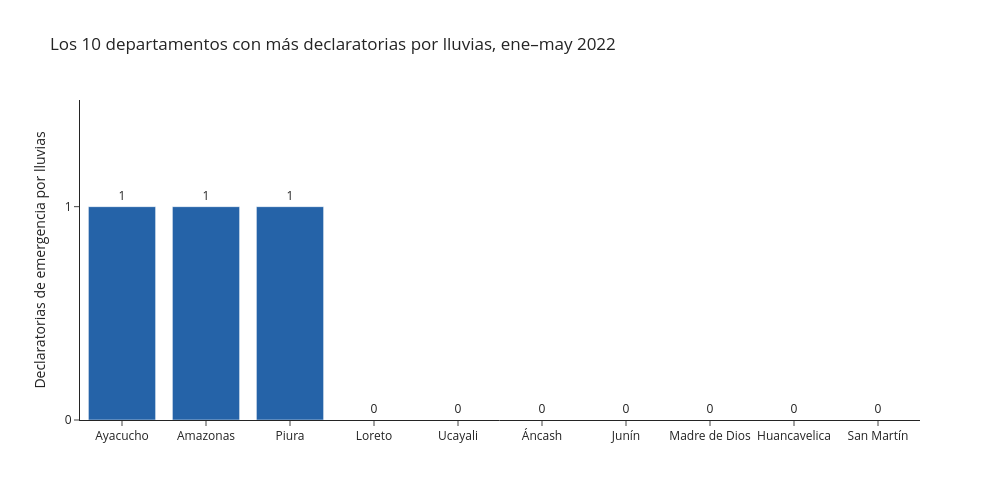

Write notebook code for a chart like this one.
### Markdown cell above
# Para el gráfico de barras ordenamos por declaratorias y, si hay empate, por lluvia. Como en 2022 **solo 3 departamentos tienen alguna declaratoria**, los otros 7 del "top 10" tienen 0. Los mostramos igual, porque eso también es un resultado: los departamentos más lluviosos no recibieron declaratorias.

### Code cell
top10 = (tabla_final.sort_values(["declaratorias", "lluvia_total_mm"], ascending=[False, False])
         .head(10))

fig2 = px.bar(
    top10, x="departamento", y="declaratorias", text="declaratorias",
    hover_data={"lluvia_total_mm": True, "prorrogas": True},
    labels={"departamento": "", "declaratorias": "Declaratorias de emergencia por lluvias"},
    title="Los 10 departamentos con más declaratorias por lluvias, ene–may 2022",
)
fig2.update_traces(marker_color=COLOR, textposition="outside")
fig2.update_layout(template="simple_white", height=500, width=1000,
                   yaxis=dict(dtick=1, range=[0, top10["declaratorias"].max() + 0.5]))
fig2.show()
fig2.write_image("graficos/top10_declaratorias.png", scale=2)
display(Image("graficos/top10_declaratorias.png", width=900))

### Figure 1 — Plotly figure (JSON) as saved in the notebook; plotly's stock layout.template omitted (floating-point values rounded to 4 significant figures)
{"data": [{"customdata": [[485.1, 0.0], [436.5, 0.0], [89.2, 0.0], [1582.0, 0.0], [1289.0, 0.0], [975.3, 0.0], [910.4, 0.0], [908.0, 0.0], [803.8, 0.0], [789.8, 0.0]], "hovertemplate": "=%{x}<br>Declaratorias de emergencia por lluvias=%{text}<br>lluvia_total_mm=%{customdata[0]}<br>prorrogas=%{customdata[1]}<extra></extra>", "legendgroup": "", "marker": {"color": "#2563a8", "pattern": {"shape": ""}}, "name": "", "orientation": "v", "showlegend": false, "text": [1.0, 1.0, 1.0, 0.0, 0.0, 0.0, 0.0, 0.0, 0.0, 0.0], "textposition": "outside", "type": "bar", "x": ["Ayacucho", "Amazonas", "Piura", "Loreto", "Ucayali", "Áncash", "Junín", "Madre de Dios", "Huancavelica", "San Martín"], "xaxis": "x", "y": [1, 1, 1, 0, 0, 0, 0, 0, 0, 0], "yaxis": "y"}], "layout": {"barmode": "relative", "height": 500, "legend": {"tracegroupgap": 0}, "title": {"text": "Los 10 departamentos con más declaratorias por lluvias, ene–may 2022"}, "width": 1000, "xaxis": {"anchor": "y", "domain": [0.0, 1.0], "title": {"text": ""}}, "yaxis": {"anchor": "x", "domain": [0.0, 1.0], "dtick": 1, "range": [0, 1.5], "title": {"text": "Declaratorias de emergencia por lluvias"}}}}
